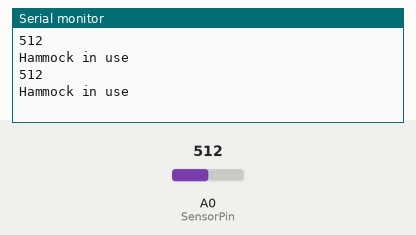
Recording of a sketch running on a simulated Arduino Uno, built with avr-gcc and run on an emulated ATmega328P. Parts: the last lines printed to the serial monitor. Inputs (shaded band) come from the test bench; at power-on: A0 (SensorPin) = 512.

Above: at 1.2 s.
1.3 s: A0 (SensorPin) set to 61
At 2.6 s:
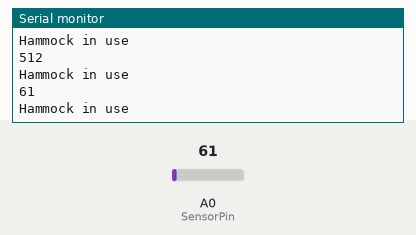
2.8 s: A0 (SensorPin) set to 48
At 3.8 s:
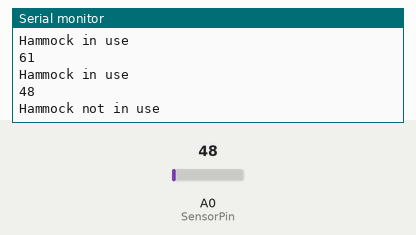
Timing chart, 0 to 5.8 s (numbered marks = the images above; inputs shaded):
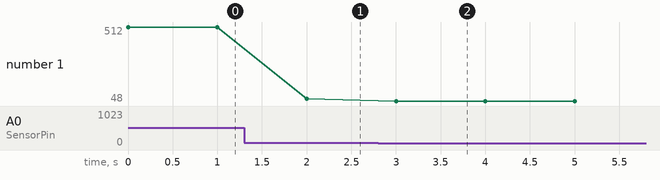

Measured:
- the behaviour switches between 55 and 54 on A0 (SensorPin) (found by bisection; images 1 and 2)
- after the input at 1.3 s, the serial monitor: prints a new line after 0.70 s (image 1)
- after the input at 2.8 s, the serial monitor: prints a new line after 0.20 s (image 2)
- plotted number 1: 512 → 61 after the input at 1.3 s, 61 → 48 after the input at 2.8 s

The sketch:

stretch_sensor.ino
```cpp
// Sensor pin - GND
// Sensor pin - Analog In 0, with 10K resistor to +5V

int SensorPin = A0;    // Sensor connected to analog pin A0
int before = 0;

void setup()
{
    // initialize serial communications
    Serial.begin(9600);
    int sensor = analogRead(SensorPin);
    before = sensor;
}

void loop()
{
    // read the voltage from the voltage divider (sensor plus resistor)
    int sensor = analogRead(SensorPin);
    Serial.println(sensor);
    if( sensor <= before && sensor < 55){
      Serial.println("Hammock not in use");
    } else{
      Serial.println("Hammock in use");
      before=sensor;
    }


    // pause before taking the next reading
    delay(1000);
}
```
